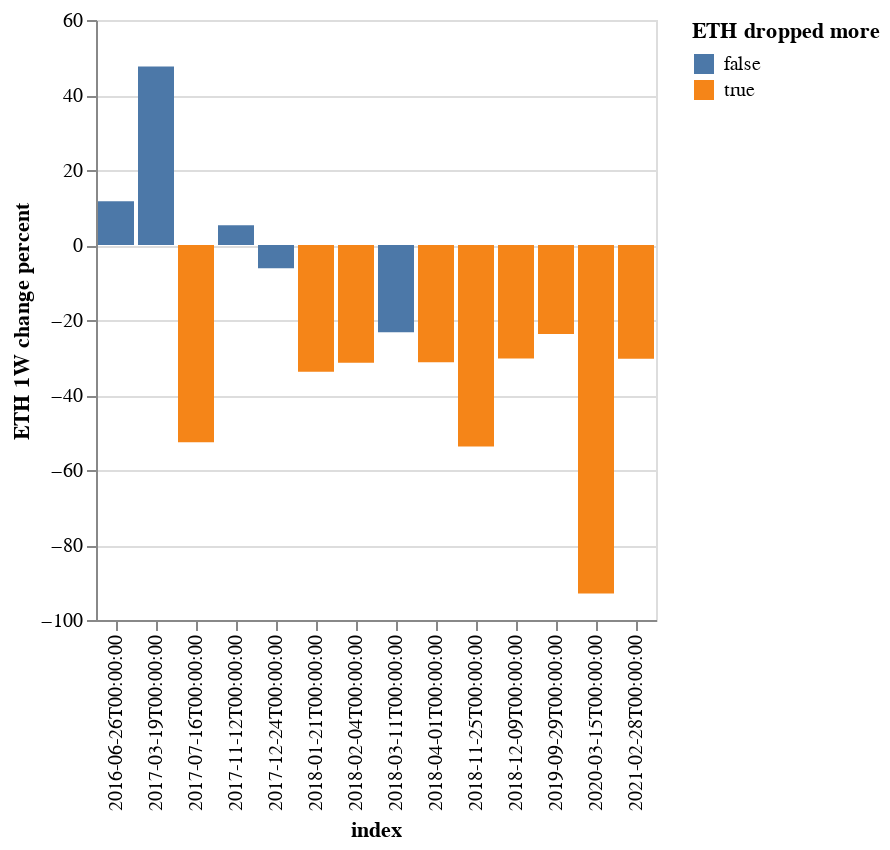

Notebook cell for this chart:
### Code cell
# CTB = alt.Chart(BTCETHW10.reset_index()).mark_bar().encode(
#     x='index:O',
#     y=['BTC 1W change percent','ETH 1W change percent']
#     #color='year:N',
    
# )

HTE = alt.Chart(BTCETHW10.reset_index()).mark_bar().encode(
    x='index:O',
    y='ETH 1W change percent',
    color='ETH dropped more'
    #color='year:N',
    
).interactive()

HTE
# CTB

# df = pd.DataFrame({
#     'label': ['A', 'B', 'C', 'D', 'E', 'F', 'G'],
#     'value1': [1, 3, 2, 4, 5, 6, 4],
#     'value2': [2, 1, 2, 5, 3, 4, 2],
# })

# alt.Chart(BTCETHW10.reset_index()).transform_fold(
#   ['BTC 1W change percent', 'ETH 1W change percent'],
#   as_=['column', 'value']
# ).mark_bar().encode(
#   x='index:N',
#   y='value:Q',
#   color='column:N'
# )

### Figure 1 — Vega-Lite specification as saved in the notebook (floating-point values rounded to 4 significant figures)
{"config": {"view": {"continuousWidth": 400, "continuousHeight": 300}}, "data": {"name": "data-557840cd8101c529b6553667399a3116"}, "mark": "bar", "encoding": {"color": {"type": "nominal", "field": "ETH dropped more"}, "x": {"type": "ordinal", "field": "index"}, "y": {"type": "quantitative", "field": "ETH 1W change percent"}}, "selection": {"selector023": {"type": "interval", "bind": "scales", "encodings": ["x", "y"]}}, "$schema": "https://vega.github.io/schema/vega-lite/v4.8.1.json", "datasets": {"data-557840cd8101c529b6553667399a3116": [{"index": "2016-06-26T00:00:00", "price_BTC": 629.3, "price_ETH": 13.85, "BTC 1W change percent": -21.41, "ETH 1W change percent": 11.66, "ETH dropped more": false}, {"index": "2017-03-19T00:00:00", "price_BTC": 1023.0, "price_ETH": 44.09, "BTC 1W change percent": -20.23, "ETH 1W change percent": 47.61, "ETH dropped more": false}, {"index": "2017-07-16T00:00:00", "price_BTC": 1927.0, "price_ETH": 156.5, "BTC 1W change percent": -30.73, "ETH 1W change percent": -52.59, "ETH dropped more": true}, {"index": "2017-11-12T00:00:00", "price_BTC": 5867.0, "price_ETH": 314.2, "BTC 1W change percent": -26.42, "ETH 1W change percent": 5.3, "ETH dropped more": false}, {"index": "2017-12-24T00:00:00", "price_BTC": 14450.0, "price_ETH": 686.2, "BTC 1W change percent": -34.41, "ETH 1W change percent": -6.19, "ETH dropped more": false}, {"index": "2018-01-21T00:00:00", "price_BTC": 11700.0, "price_ETH": 1054.0, "BTC 1W change percent": -23.69, "ETH 1W change percent": -33.82, "ETH dropped more": true}, {"index": "2018-02-04T00:00:00", "price_BTC": 8995.0, "price_ETH": 941.8, "BTC 1W change percent": -29.69, "ETH 1W change percent": -31.38, "ETH dropped more": true}, {"index": "2018-03-11T00:00:00", "price_BTC": 8891.0, "price_ETH": 684.9, "BTC 1W change percent": -27.73, "ETH 1W change percent": -23.26, "ETH dropped more": false}, {"index": "2018-04-01T00:00:00", "price_BTC": 6975.0, "price_ETH": 395.8, "BTC 1W change percent": -23.6, "ETH 1W change percent": -31.25, "ETH dropped more": true}, {"index": "2018-11-25T00:00:00", "price_BTC": 3896.0, "price_ETH": 114.3, "BTC 1W change percent": -43.72, "ETH 1W change percent": -53.71, "ETH dropped more": true}, {"index": "2018-12-09T00:00:00", "price_BTC": 3425.0, "price_ETH": 90.68, "BTC 1W change percent": -22.33, "ETH 1W change percent": -30.24, "ETH dropped more": true}, {"index": "2019-09-29T00:00:00", "price_BTC": 8225.0, "price_ETH": 174.1, "BTC 1W change percent": -21.54, "ETH 1W change percent": -23.7, "ETH dropped more": true}, {"index": "2020-03-15T00:00:00", "price_BTC": 5214.0, "price_ETH": 123.0, "BTC 1W change percent": -70.73, "ETH 1W change percent": -92.94, "ETH dropped more": true}, {"index": "2021-02-28T00:00:00", "price_BTC": 46650.0, "price_ETH": 1480.0, "BTC 1W change percent": -20.84, "ETH 1W change percent": -30.35, "ETH dropped more": true}]}}
